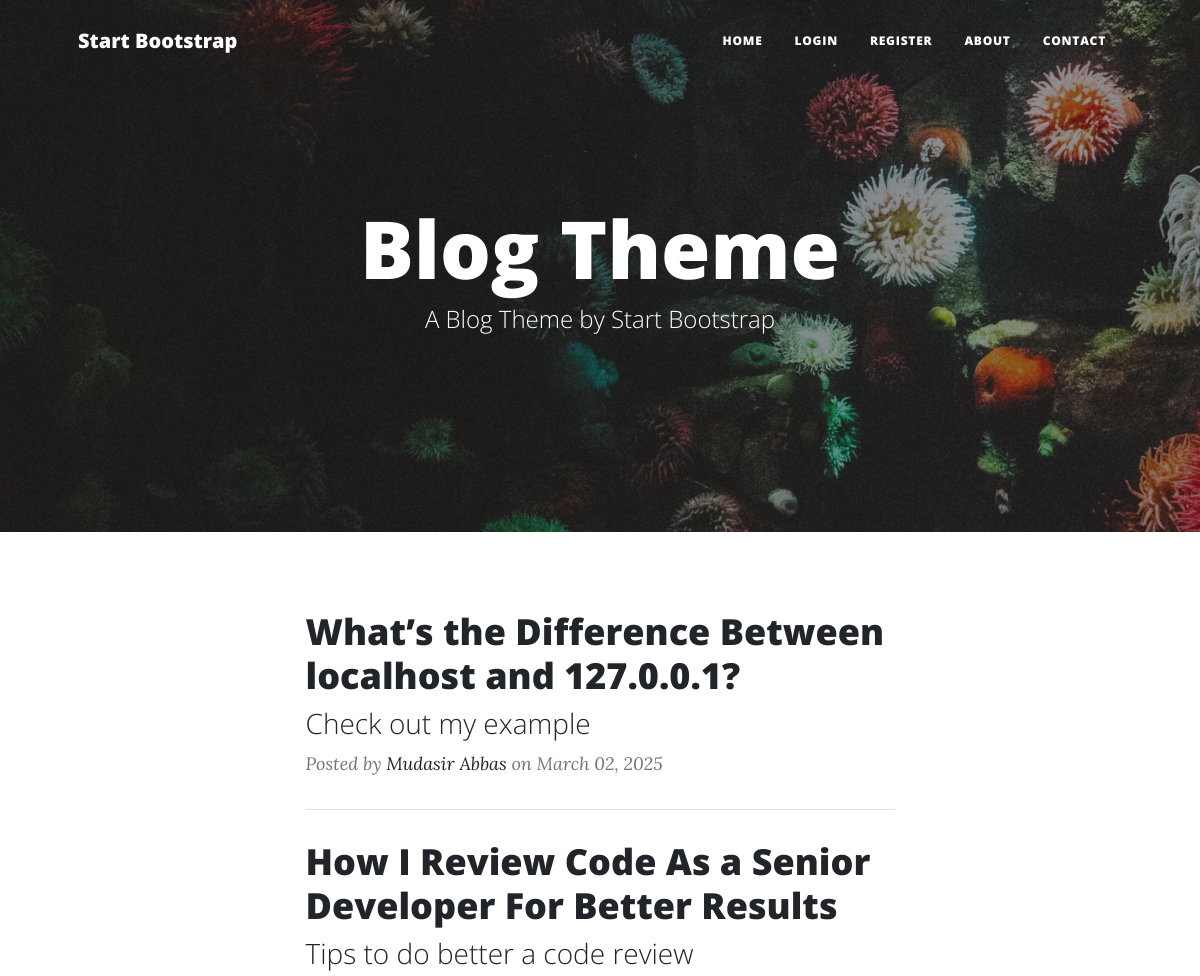
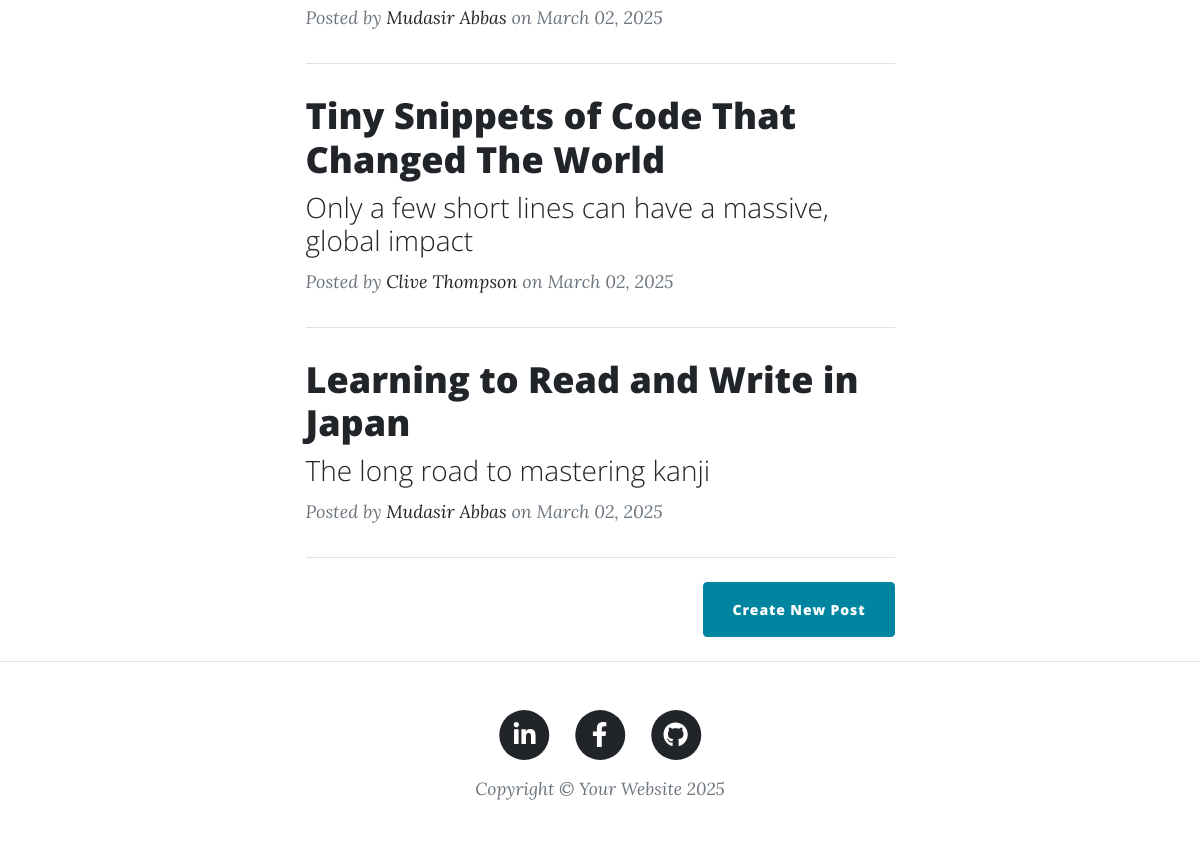
Before: / with the older database file (2 pictures, top to bottom).
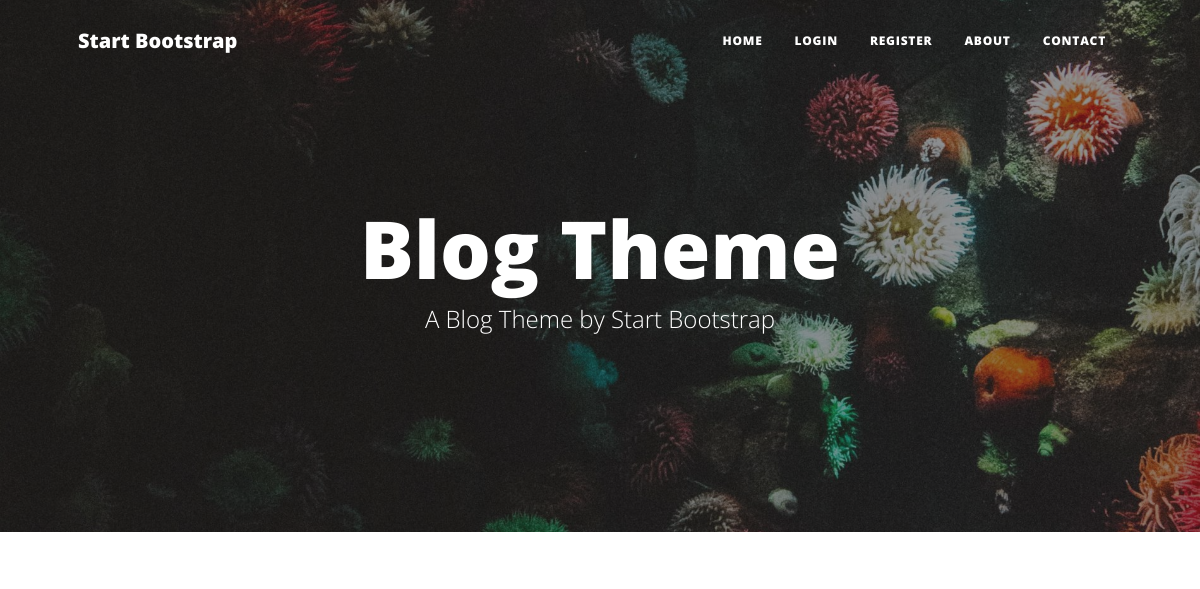
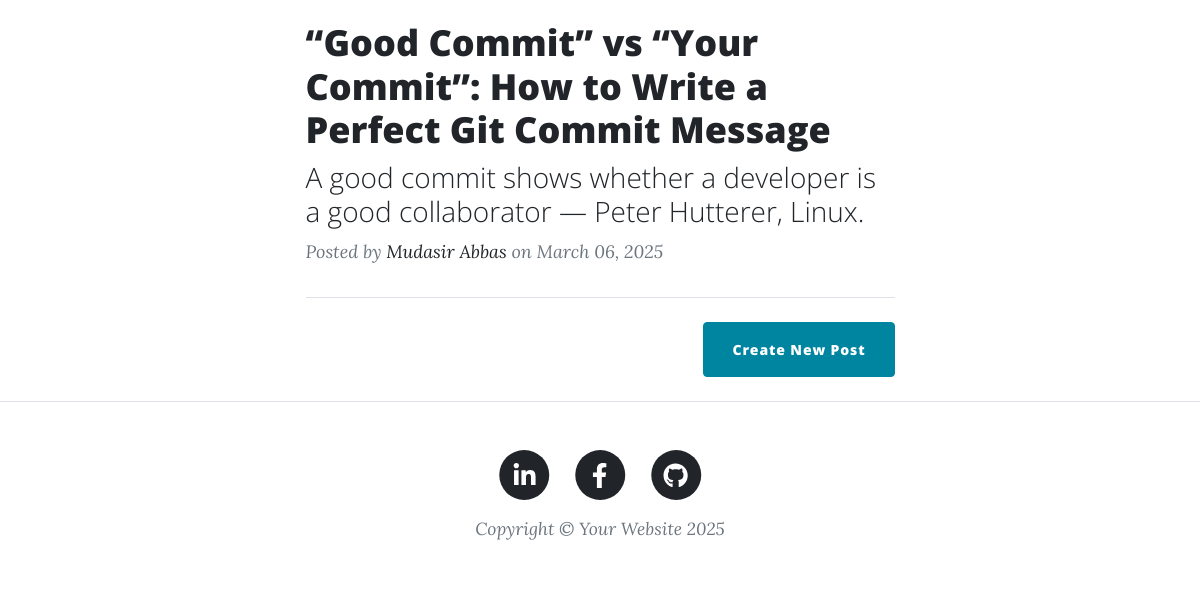
After: the same page with the newer database file (2 pictures, top to bottom).
### tables this page shows
CREATE TABLE blog_post (
                id INTEGER PRIMARY KEY AUTOINCREMENT,
                title TEXT NOT NULL UNIQUE,
                subtitle TEXT NOT NULL,
                date TEXT NOT NULL,
                body TEXT NOT NULL,
                author TEXT NOT NULL,
                img_url TEXT NOT NULL,
                author_id INTEGER NOT NULL,
                FOREIGN KEY (author_id) REFERENCES user(id) ON DELETE CASCADE
            );

### main.py (the view)
@app.route('/')
def get_all_posts():
    with sqlite3.connect(DB_PATH) as conn:
        cursor = conn.cursor()
        cursor.execute("SELECT * FROM blog_post")
        blog_post = cursor.fetchall()
    posts = [blog for blog in blog_post]
    return render_template("index.html", all_posts=posts, current_user=current_user)

### templates/index.html (shortened to what this page needs)
{% include "header.html" %}
<header class="masthead" style="background-image: url('../static/assets/img/home-bg.jpg')">
    <div class="container position-relative px-4 px-lg-5">
        <div class="row gx-4 gx-lg-5 justify-content-center">
            <div class="col-md-10 col-lg-8 col-xl-7">
                <div class="site-heading">
                    {% if current_user.first_name: %}
                    <h1>{{ current_user.first_name }}'s Blog </h1>
                    {% else: %}
                    <h1>Blog Theme</h1>
                    {% endif %}
                    <span class="subheading">A Blog Theme by Start Bootstrap</span>
                </div>
            </div>
        </div>
    </div>
</header>
<div class="container px-4 px-lg-5">
    <div class="row gx-4 gx-lg-5 justify-content-center">
        <div class="col-md-10 col-lg-8 col-xl-7">
            {% for post in all_posts %}
            <div class="post-preview">
                <a href="{{ url_for('show_post', post_id=post[0]) }}">
                    <h2 class="post-title">{{ post[1] }}</h2>
                    <h3 class="post-subtitle">{{ post[2] }}</h3>
                </a>
                <p class="post-meta">
                    Posted by
                    <a href="#">{{ post[5] }}</a>
                    on {{ post[3] }}
                </p>
            </div>
            <hr class="my-4" />
            {% endfor %}
            <div class="d-flex justify-content-end mb-4">
                <a class="btn btn-primary float-right" href="{{ url_for('add_new_post') }}">Create New Post</a>
            </div>
            </div>
        </div>
    </div>
{% include "footer.html" %}

### templates/header.html (shortened to what this page needs)
<!DOCTYPE html>
<html lang="en">
<head>
    {% block styles %}
    {{ bootstrap.load_css() }}
    <link
            href="{{ url_for('static', filename='css/styles.css') }}"
            rel="stylesheet"/>
    {% endblock %}
</head>
<body>
<nav class="navbar navbar-expand-lg navbar-light" id="mainNav">
    <div class="container px-4 px-lg-5">
        <a class="navbar-brand" href="/">Start Bootstrap</a>
        <div class="collapse navbar-collapse" id="navbarResponsive">
            <ul class="navbar-nav ms-auto py-4 py-lg-0">
                <li class="nav-item">
                    <a
                            class="nav-link px-lg-3 py-3 py-lg-4"
                            href="{{ url_for('get_all_posts') }}">Home</a>
                </li>
                {% if not current_user.is_authenticated: %}
                <li class="nav-item">
                    <a
                            class="nav-link px-lg-3 py-3 py-lg-4"
                            href="{{ url_for('login') }}">Login</a>
                </li>
                <li class="nav-item">
                    <a
                            class="nav-link px-lg-3 py-3 py-lg-4"
                            href="{{ url_for('register') }}">Register</a>
                </li>
                {% else: %}
                <li class="nav-item">
                    <a
                        class="nav-link px-lg-3 py-3 py-lg-4"
                        href="{{ url_for('logout') }}">Log Out</a>
            </li>
                {% endif %}
                <li class="nav-item">
                    <a
                            class="nav-link px-lg-3 py-3 py-lg-4"
                            href="{{ url_for('about') }}">About</a>
                </li>
                <li class="nav-item">
                    <a
                            class="nav-link px-lg-3 py-3 py-lg-4"
                            href="{{ url_for('contact') }}">Contact</a>
                </li>
            </ul>
        </div>
    </div>
</nav>
</body>
</html>

### templates/footer.html (shortened to what this page needs)
<footer class="border-top">
    <div class="container px-4 px-lg-5">
        <div class="row gx-4 gx-lg-5 justify-content-center">
            <div class="col-md-10 col-lg-8 col-xl-7">
                <ul class="list-inline text-center">
                    <li class="list-inline-item">
                        <a href="https://www.linkedin.com/in/mjeyz/">
                            <span class="fa-stack fa-lg">
                                <i class="fas fa-circle fa-stack-2x"></i>
                                <i class="fab fa-linkedin-in fa-stack-1x fa-inverse"></i>
                            </span>
                        </a>
                    </li>
                    <li class="list-inline-item">
                        <a href="https://www.facebook.com/profile.php?id=61566127081692">
                                  <span class="fa-stack fa-lg">
                                      <i class="fas fa-circle fa-stack-2x"></i>
                                      <i class="fab fa-facebook-f fa-stack-1x fa-inverse"></i>
                                  </span>
                        </a>
                    </li>
                    <li class="list-inline-item">
                        <a href="https://github.com/mjeyz">
                                  <span class="fa-stack fa-lg">
                                      <i class="fas fa-circle fa-stack-2x"></i>
                                      <i class="fab fa-github fa-stack-1x fa-inverse"></i>
                                  </span>
                        </a>
                    </li>
                </ul>
                <div class="small text-center text-muted fst-italic">Copyright &copy; Your Website 2025</div>
            </div>
        </div>
    </div>
</footer>
</body>
</html>

Changed rows visible on the page:
removed blog_post: title "How I Review Code As a Senior Developer For Better Results", subtitle "Tips to do better a code review", author "Mudasir Abbas", date "March 02, 2025"
removed blog_post: title "Tiny Snippets of Code That Changed The World", subtitle "Only a few short lines can have a massive, global impact", author "Clive Thompson", date "March 02, 2025"
removed blog_post: title "Learning to Read and Write in Japan", subtitle "The long road to mastering kanji", author "Mudasir Abbas", date "March 02, 2025"
changed blog_post "Mudasir Abbas": title "What’s the Difference Between localhost and 127.0.0.1?" → "“Good Commit” vs “Your Commit”: How to Write a Perfect Git Commit Message"; subtitle "Check out my example" → "A good commit shows whether a developer is a good collaborator — Peter Hutterer, Linux."; date "March 02, 2025" → "March 06, 2025"
